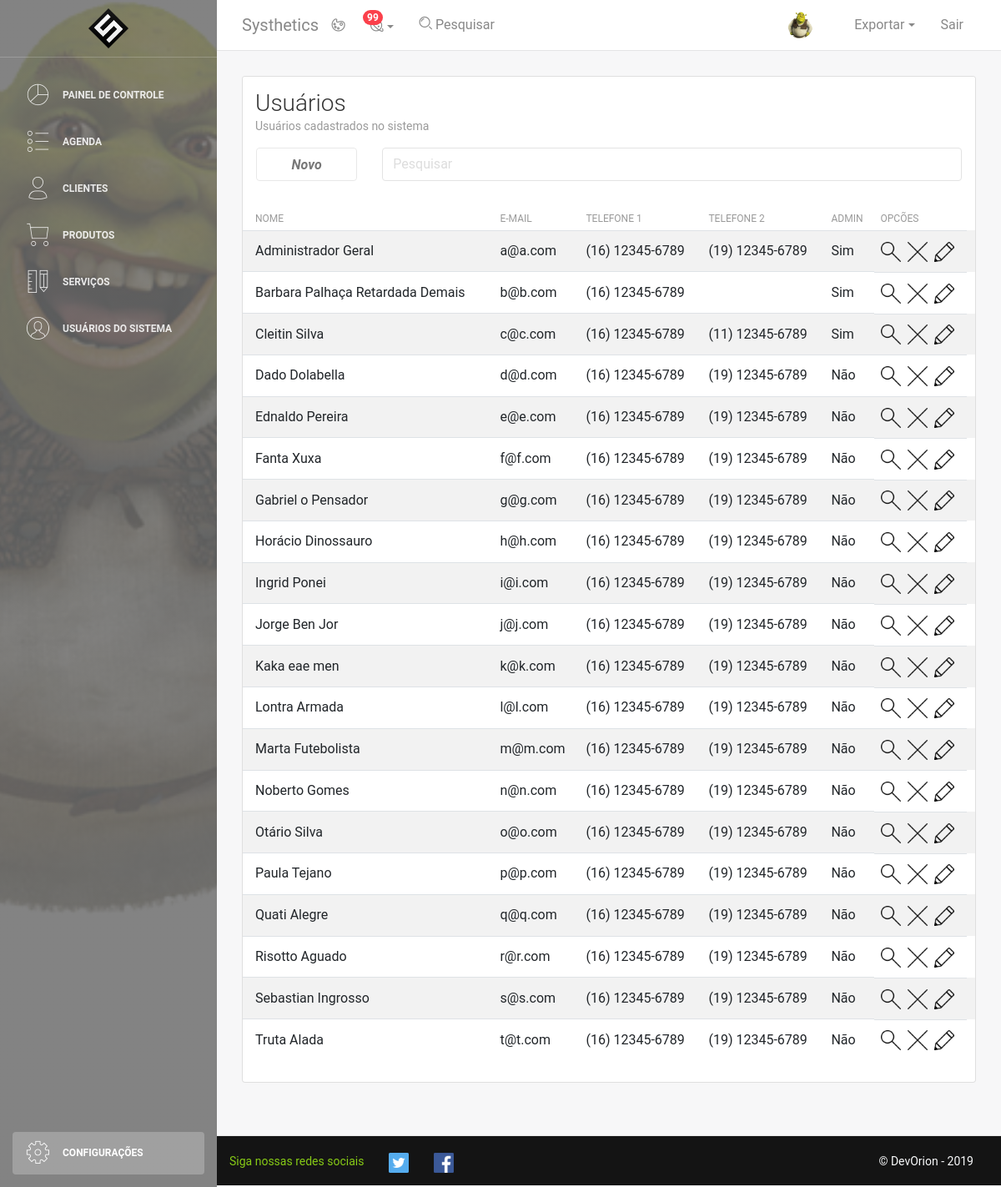
The app's page /usuarios.php with its own data.
### tables this page shows
CREATE TABLE IF NOT EXISTS Usuario (
	email VARCHAR(64),
	nome VARCHAR(128) NOT NULL,
	senha VARCHAR(64) NOT NULL,
	tel1 VARCHAR(16) NOT NULL,
	tel2 VARCHAR(16),
	admin TINYINT(1) DEFAULT 0,
	PRIMARY KEY(email)
);

### DAO/userDAO.php (called while the page is built, shortened)
<?php
    require("conn.php");
    class UserDAO{
        function listar($busca){
            $conexao = conectar();
            $busca = "%" . $busca . "%";
            $query = "SELECT * FROM Usuario WHERE UPPER(nome) LIKE UPPER(?) ORDER BY admin DESC, nome ASC;";
            $stmt = mysqli_prepare($conexao,$query);
            mysqli_stmt_bind_param($stmt,"s",$busca);
            $resultado = executar_SQL($conexao,$stmt);
            return lerResultado($resultado);
        }
    }
?>

### DAO/conn.php (called while the page is built, shortened)
<?php
if(!function_exists('executar_SQL')){
    function executar_SQL($conexao, $stmt){
        mysqli_stmt_execute($stmt) or die("Falha ao executar a consulta: " . $stmt->error);
        $resultado = mysqli_stmt_get_result($stmt);
        return $resultado;
    }
}
if(!function_exists('lerResultado')){
    function lerResultado($resultado){
        $arrayResultado = [];
        for($i=0;$i<mysqli_num_rows($resultado);$i++){
            $arrayResultado[$i] = mysqli_fetch_assoc($resultado);
        }
        return $arrayResultado;
    }
}
?>

### usuarios.php (the view, shortened to what this page needs)
<!DOCTYPE html>
<html lang="en">
<head>
    <link rel="stylesheet" href="https://maxcdn.bootstrapcdn.com/font-awesome/latest/css/font-awesome.min.css" />
    <link href="css/bootstrap.min.css" rel="stylesheet"/>
    <link href="css/light-bootstrap-dashboard.css" rel="stylesheet" />
    <link href="css/dashboard-style.css" rel="stylesheet" />
    <link href="css/user.css" rel="stylesheet" type="text/css" >
    <?php require "DAO/userDAO.php";
        $uDAO = new UserDAO();
        $busca = "";
        $users = $uDAO->listar($busca);
    ?>
</head>
<body>
    <?php require_once "php/printMenu.php"?>
        <div class="main-panel">
            <?php require_once "php/printNavbar.php"?>
            <div class="content">
                <div class="container-fluid">
                    <div class="row">
                        <div class="col-md-12">
                                <div class="card striped-tabled-with-hover">
                                    <div class="card-header ">
                                        <h3 class="card-title">Usuários</h3>
                                        <p class="card-category">Usuários cadastrados no sistema</p>
                                    </div>
                                    <div class="card-body table-full-width">
                                        <div class="row ">
                                            <div class="col-2 ml-3" >
                                                <a class="btn btn-success form-control" role="button" href="cadastro.php">
                                                    <i><strong> Novo</strong></i>
                                                </a>
                                            </div>
                                            <div class="col mr-3">
                                                <input class="form-control" type="search" name="search" placeholder="Pesquisar">
                                            </div>
                                        </div>
                                <table class="table table-hover table-striped" width="100%">
                                    <thead>
                                        <th>Nome</th>
                                        <th>E-mail</th>
                                        <th>Telefone 1</th>
                                        <th>Telefone 2</th>
                                        <th>Admin</th>
                                        <th>Opcões</th>
                                    </thead>
                                    <tbody>
                                    <?php
                                    if(count($users) != 0){
                                        foreach($users as $user){?>
                                            <div class="col px-0 mb-4">
                                                <tr>
                                                    <td><?php echo $user['nome']; ?></td>
                                                    <td><?php echo $user['email']; ?></td>
                                                    <td><?php echo $user['tel1']; ?></td>
                                                    <td><?php echo $user['tel2']; ?></td>
                                                    <td><?php
                                                    if ($user['admin'] == 1) {
                                                        echo "Sim";
                                                    }else{
                                                        echo "Não";
                                                    }
                                                    ?>
                                                    </td>
                                                    <td class="text-right">
                                                    <a href="">
                                                        <img class="mr-2" src="img/view.png" alt="View" width="24px" height="24px">
                                                    </a>
                                                    <a href="">
                                                        <img class="mr-2" src="img/remove.png" alt="Remove" width="24px" height="24px">
                                                    </a>
                                                    <a href="">
                                                        <img class="" src="img/edit.png" alt="Edit" width="24px" height="24px">
                                                    </a>
                                                    </td>
                                                </tr>
                                            </div>
                                        <?php }
                                    }
                                ?>
                                </tbody>
                            </table>
                            </div>
                            </div>
                    </div>
                </div>
            </div>
        </div>
        <?php require_once "php/printFooter.php"?>
    </div>
</body>
</html>

### records on screen
usuario: nome "Administrador Geral", email "a@a.com", tel1 "(16) 12345-6789", tel2 "(19) 12345-6789", admin "Sim"
usuario: nome "Barbara Palhaça Retardada Demais", email "b@b.com", tel1 "(16) 12345-6789", admin "Sim"
usuario: nome "Cleitin Silva", email "c@c.com", tel1 "(16) 12345-6789", tel2 "(11) 12345-6789", admin "Sim"
usuario: nome "Dado Dolabella", email "d@d.com", tel1 "(16) 12345-6789", tel2 "(19) 12345-6789", admin "Não"
usuario: nome "Ednaldo Pereira", email "e@e.com", tel1 "(16) 12345-6789", tel2 "(19) 12345-6789", admin "Não"
usuario: nome "Fanta Xuxa", email "f@f.com", tel1 "(16) 12345-6789", tel2 "(19) 12345-6789", admin "Não"
usuario: nome "Gabriel o Pensador", email "g@g.com", tel1 "(16) 12345-6789", tel2 "(19) 12345-6789", admin "Não"
usuario: nome "Horácio Dinossauro", email "h@h.com", tel1 "(16) 12345-6789", tel2 "(19) 12345-6789", admin "Não"
usuario: nome "Ingrid Ponei", email "i@i.com", tel1 "(16) 12345-6789", tel2 "(19) 12345-6789", admin "Não"
usuario: nome "Jorge Ben Jor", email "j@j.com", tel1 "(16) 12345-6789", tel2 "(19) 12345-6789", admin "Não"
usuario: nome "Kaka eae men", email "k@k.com", tel1 "(16) 12345-6789", tel2 "(19) 12345-6789", admin "Não"
usuario: nome "Lontra Armada", email "l@l.com", tel1 "(16) 12345-6789", tel2 "(19) 12345-6789", admin "Não"
usuario: nome "Marta Futebolista", email "m@m.com", tel1 "(16) 12345-6789", tel2 "(19) 12345-6789", admin "Não"
usuario: nome "Noberto Gomes", email "n@n.com", tel1 "(16) 12345-6789", tel2 "(19) 12345-6789", admin "Não"
usuario: nome "Otário Silva", email "o@o.com", tel1 "(16) 12345-6789", tel2 "(19) 12345-6789", admin "Não"
usuario: nome "Paula Tejano", email "p@p.com", tel1 "(16) 12345-6789", tel2 "(19) 12345-6789", admin "Não"
usuario: nome "Quati Alegre", email "q@q.com", tel1 "(16) 12345-6789", tel2 "(19) 12345-6789", admin "Não"
usuario: nome "Risotto Aguado", email "r@r.com", tel1 "(16) 12345-6789", tel2 "(19) 12345-6789", admin "Não"
usuario: nome "Sebastian Ingrosso", email "s@s.com", tel1 "(16) 12345-6789", tel2 "(19) 12345-6789", admin "Não"
usuario: nome "Truta Alada", email "t@t.com", tel1 "(16) 12345-6789", tel2 "(19) 12345-6789", admin "Não"
